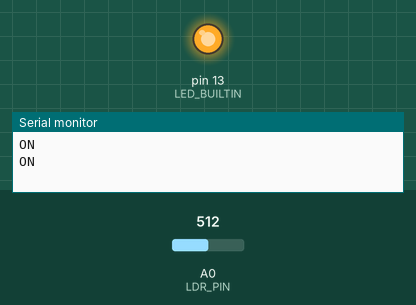
Simulated run of this sketch. Board: Arduino Uno, built with avr-gcc and run on an emulated ATmega328P. Shown: output pins drawn as LEDs (lit = HIGH), the last lines printed to the serial monitor. The inputs (shaded band) are chosen by the test bench; at power-on: A0 (LDR_PIN) = 512.

Above: at 2.3 s.
2.4 s: A0 (LDR_PIN) set to 487
At 3.6 s:
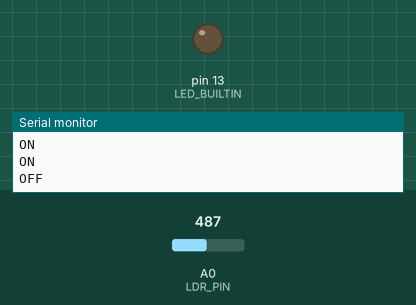
4.5 s: A0 (LDR_PIN) set to 510
At 5.9 s:
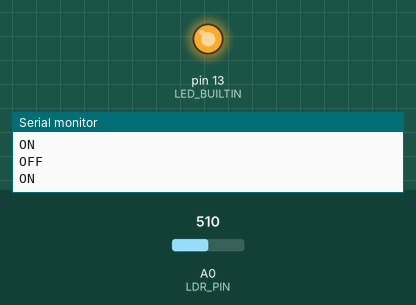
6.6 s: A0 (LDR_PIN) set to 490
At 8.2 s:
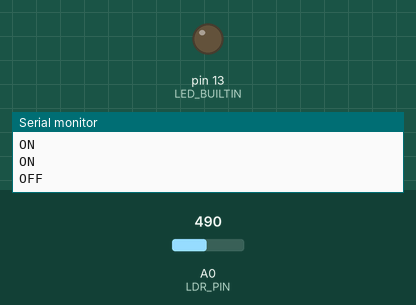
Timing chart, 0 to 9.7 s (numbered marks = the images above; inputs shaded):
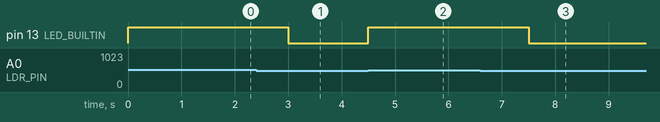

Measured:
- the behaviour switches between 501 and 500 on A0 (LDR_PIN) (found by bisection; images 0 and 1)
- after the input at 2.4 s, pin 13 (LED_BUILTIN): HIGH → LOW after 0.60 s
- after the input at 4.5 s, pin 13 (LED_BUILTIN): LOW → HIGH at once
- after the input at 6.6 s, pin 13 (LED_BUILTIN): HIGH → LOW after 0.90 s

The sketch:

cdsSerial.ino
```cpp
#include <SPI.h>

#define LDR_PIN A0         // 조도 센서 핀
#define LED_BUILTIN 13
#define LED_DURATION = 40000;

bool isCounting = false;        // LED가 켜져 있는 상태에서 40초 카운트 여부
int ldrValue = 0;

void setup() {
  Serial.begin(9600);        // 시리얼 통신 시작
  pinMode(LED_BUILTIN, OUTPUT);
}

void loop() {
  // 조도 센서 상태 확인
  checkLDR();
  // Serial.println(ldrValue);
  delay(1500);
}


void checkLDR() {
  ldrValue = analogRead(LDR_PIN);
  if (ldrValue > 500/*900*/) {
    Serial.println("ON");
    digitalWrite(LED_BUILTIN, HIGH);
    isCounting = true;
  }

  else {
    Serial.println("OFF");
    digitalWrite(LED_BUILTIN, LOW);   // LED 끄기
    isCounting = false;
  }
}
```
